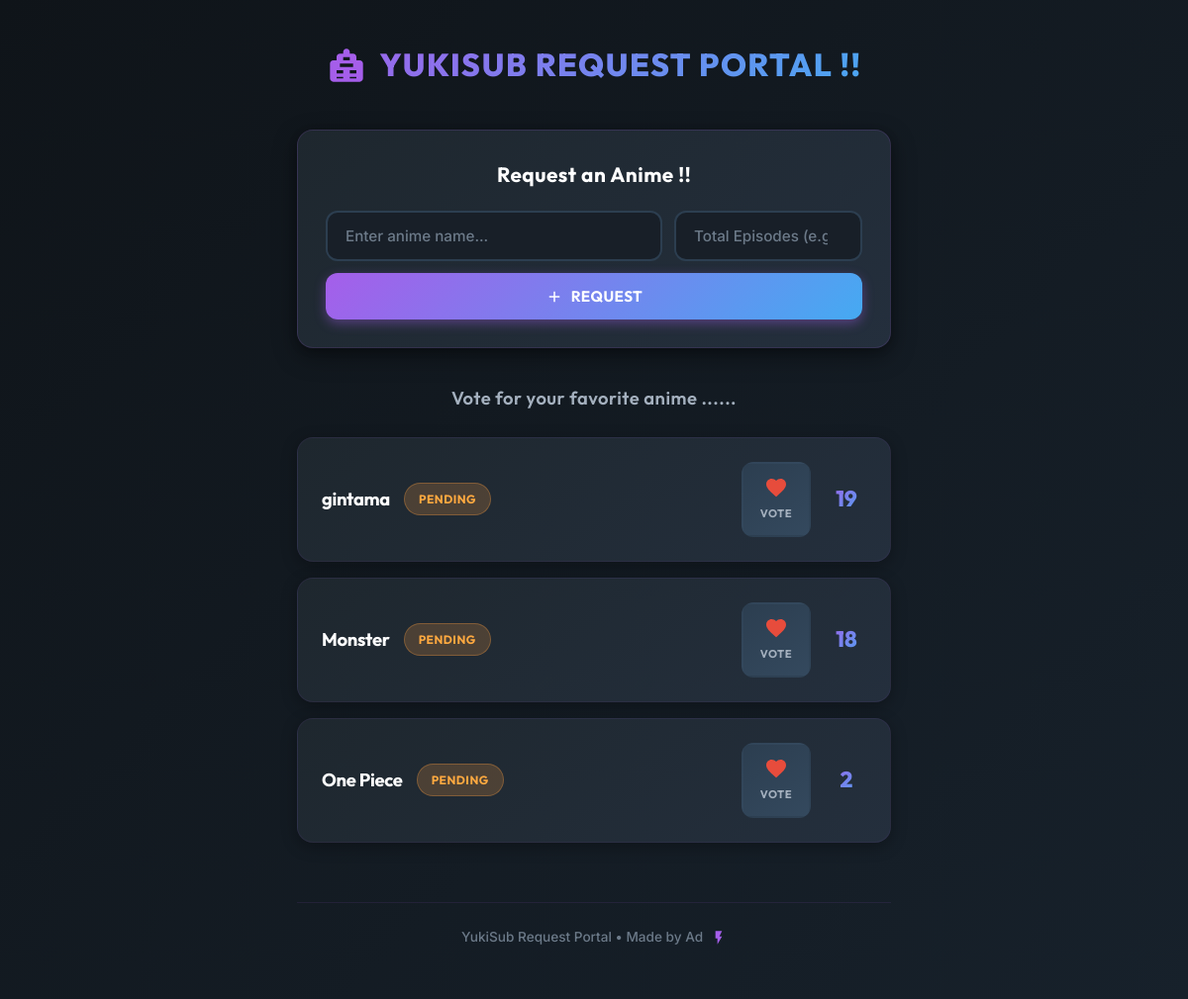
The page / on the database its author committed.
### tables this page shows
CREATE TABLE requests (
            id INTEGER PRIMARY KEY AUTOINCREMENT,
            anime_name TEXT NOT NULL,
            votes INTEGER DEFAULT 1,
            status TEXT DEFAULT 'Pending'
        , total_episodes INTEGER DEFAULT 0, uploaded_episodes INTEGER DEFAULT 0);

### app.py (the view)
@app.route('/')
def index():
    conn = sqlite3.connect('requests.db')
    c = conn.cursor()
    c.execute('SELECT * FROM requests ORDER BY votes DESC')
    requests_data = c.fetchall()
    c.execute('SELECT COUNT(*) FROM requests')
    request_count = c.fetchone()[0]
    conn.close()
    return render_template('index.html', requests=requests_data, request_count=request_count)

### templates/index.html (shortened to what this page needs)
<!DOCTYPE html>
<html lang="en">
<head>
</head>
<body>
    <div class="container">
        <div class="header">
            <h1>
                YukiSub Request Portal !!
            </h1>
        </div>
        {% if request_count < 10 %} <div class="request-form">
            <h2>Request an Anime !!</h2>
            <form action="/add" method="POST">
                <div class="form-group">
                    <div class="input-wrapper">
                        <input type="text" name="anime_name" placeholder="Enter anime name..." required
                            autocomplete="off">
                        <input type="number" name="total_episodes" placeholder="Total Episodes (e.g. 12)" required
                            min="1" autocomplete="off">
                    </div>
                    <button type="submit">
                        <svg viewBox="0 0 24 24" xmlns="http://www.w3.org/2000/svg">
                            <path d="M19 13h-6v6h-2v-6H5v-2h6V5h2v6h6v2z" />
                        </svg>
                        Request
                    </button>
                </div>
            </form>
    </div>
    {% endif %}
    <div class="section-heading">Vote for your favorite anime ......</div>
    <div class="requests-list">
        {% if requests %}
        {% for req in requests %}
        <div class="request-card">
            <div class="request-info">
                <div>
                    <div class="anime-name">{{ req[1] }}</div>
                </div>
                <span class="status-badge status-{{ req[3].lower() }}">
                    {{ req[3] }}
                </span>
            </div>
            <div class="vote-section">
                <a href="/vote/{{ req[0] }}" class="vote-btn">
                    <svg viewBox="0 0 24 24" xmlns="http://www.w3.org/2000/svg">
                        <path
                            d="M12 21.35l-1.45-1.32C5.4 15.36 2 12.28 2 8.5 2 5.42 4.42 3 7.5 3c1.74 0 3.41.81 4.5 2.09C13.09 3.81 14.76 3 16.5 3 19.58 3 22 5.42 22 8.5c0 3.78-3.4 6.86-8.55 11.54L12 21.35z" />
                    </svg>
                    <span class="vote-text">Vote</span>
                </a>
                <span class="vote-count">{{ req[2] }}</span>
            </div>
        </div>
        {% endfor %}
        {% endif %}
    </div>
    <div class="footer">
        <p>
            YukiSub Request Portal • Made by Ad
            <svg viewBox="0 0 24 24" xmlns="http://www.w3.org/2000/svg">
                <path d="M7 2v11h3v9l7-12h-4l4-8z" />
            </svg>
        </p>
    </div>
    </div>
</body>
</html>

### rows shown on the page
requests: anime_name "gintama", status "PENDING", votes "19"
requests: anime_name "Monster", status "PENDING", votes "18"
requests: anime_name "One Piece", status "PENDING", votes "2"
